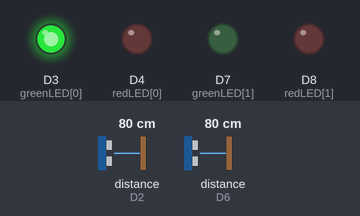
The sketch below on a simulated ESP8266 (NodeMCU). Parts: output pins drawn as LEDs (lit = HIGH). Wiring (inferred from the names in the program): 2 × ultrasonic range finder: trigger D1, echo D2 / trigger D5, echo D6. The inputs (shaded band) are chosen by the test bench; at power-on: distance to the obstacle (sensors on D2, D6) 80 cm. The echo pulse lasts 58.3 µs per cm; WiFi joins after 1.5 s; servers stay silent unless stated; pins used as bus, display or sensor lines are not drawn; what the sketch prints to the serial monitor is not drawn.

Above: at 3.0 s.
3.1 s: distance to the obstacle (sensor on D2) set to 13 cm
10.2 s: distance to the obstacle (sensor on D2) set to 10 cm
At 15.6 s:
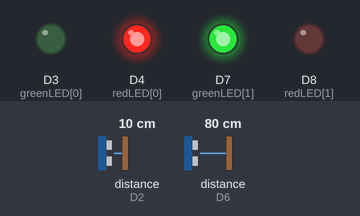
17.3 s: distance to the obstacle (sensor on D6) set to 13 cm
24.4 s: distance to the obstacle (sensor on D6) set to 10 cm
At 30.9 s:
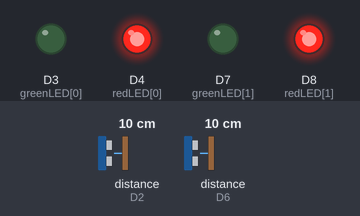
31.6 s: distance to the obstacle (sensor on D2) set to 18 cm
At 34.0 s:
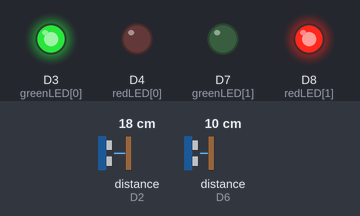
38.7 s: distance to the obstacle (sensor on D2) set to 2 cm
At 40.0 s:
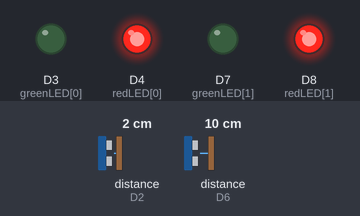
Timing chart, 0 to 41.7 s (numbered marks = the images above; inputs shaded):
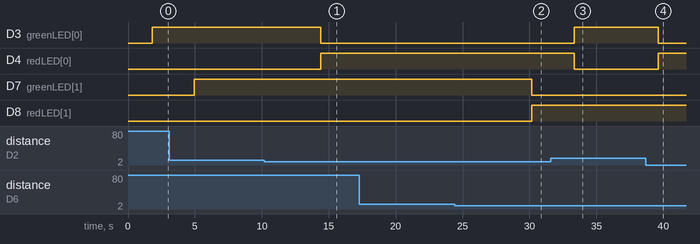

The sketch:

Nodemcu_with_sensors.ino
```cpp
#include <ESP8266WiFi.h>                                                // esp8266 library
#include <FirebaseArduino.h>
#define SENSORS 2
// defines pins numbers
const int trigPin[SENSORS] = {D1,D5};
const int echoPin[SENSORS] = {D2,D6};
const int greenLED[SENSORS] = {D3,D7};
const int redLED[SENSORS] = {D4,D8};
String sensor[] = {"sensor0","sensor1"};
int sensor_status;
String sensor_number;
int i;
int duration,distance;                                           // firebase library

#define FIREBASE_HOST "nodemcutry-788b4.firebaseio.com"                         // the project name address from firebase id
#define FIREBASE_AUTH "GWTZY7vNJoqpkpglNhJ3NQ8mLkfoY8ULDR7gAEwC"                    // the secret key generated from firebase
#define WIFI_SSID "Sanj"                                          // input your home or public wifi name
#define WIFI_PASSWORD "12345678" //password of wifi ssid


void setup() {

for(i=0;i<SENSORS;i++){
  pinMode(trigPin[i], OUTPUT); // Sets the trigPin as an Output
  pinMode(echoPin[i], INPUT); // Sets the echoPin as an Input
 }

for(i=0;i<SENSORS;i++){
  pinMode(greenLED[i], OUTPUT);
  pinMode(redLED[i], OUTPUT);
 }


  // Initialize Serial port
  Serial.begin(115200);
  while (!Serial) continue;
  WiFi.begin(WIFI_SSID, WIFI_PASSWORD);                                      //try to connect with wifi
  Serial.print("Connecting to ");
  Serial.print(WIFI_SSID);
  while (WiFi.status() != WL_CONNECTED) {
    Serial.print(".");
    delay(500);
    }
  Serial.println("");
  Serial.print("Connected to ");
  Serial.println(WIFI_SSID);
  Serial.print("IP Address is : ");
  Serial.println(WiFi.localIP());                                                      //print local IP address
  Firebase.begin(FIREBASE_HOST, FIREBASE_AUTH);
 // Firebase.setString("sensor1/status", "0");
 for(i=0;i<SENSORS;i++){
    sensor_number = "sensors/" + sensor[i]+"/status" ;
  // Serial.println(sensor_number);
   Firebase.setString(sensor_number, "0");
  }
}

void loop() {

for(i=0;i<SENSORS;i++){
    // Clears the trigPin
digitalWrite(trigPin[i], LOW);
delayMicroseconds(2);
// Sets the trigPin on HIGH state for 10 micro seconds
digitalWrite(trigPin[i], HIGH);
delayMicroseconds(10);
digitalWrite(trigPin[i], LOW);
// Reads the echoPin, returns the sound wave travel time in microseconds
duration = pulseIn(echoPin[i], HIGH);
// Calculating the distance
distance= duration*0.034/2;
// Prints the distance on the Serial Monitor THIS LINE SHOULD BE COMMENTED FOR IT TO WORK!!!
Serial.print("Distance: ");
Serial.println(distance);
sensor_number = "sensors/" + sensor[i] + "/status" ;
if (distance <= 10 )
{
  digitalWrite(greenLED[i], LOW);

  digitalWrite(redLED[i], HIGH);
  delay(3000);
  sensor_status=1;
  Serial.println(sensor_number);
  Serial.println(sensor_status);
  Firebase.setString(sensor_number, "1");
}
else
{
  digitalWrite(redLED[i], LOW);
  // delay(3000);
  digitalWrite(greenLED[i], HIGH);
  delay(3000);
  sensor_status=0;
  Serial.println(sensor_number);
  Serial.println(sensor_status);
  Firebase.setString(sensor_number, "0");
}
 Serial.println("");
}
Serial.println("");
 Serial.println("---------------------xxxxx--------------------");
 Serial.println("");
}
```

Measured:
- the behaviour switches between 12 and 11 cm on distance to the obstacle (sensor on D2) (found by bisection; images 0 and 1)
- the behaviour switches between 12 and 11 cm on distance to the obstacle (sensor on D6) (found by bisection; images 1 and 2)
- after the input at 10.2 s, D3 (greenLED[0]): HIGH → LOW after 4.2 s; D4 (redLED[0]): LOW → HIGH after 4.2 s
- after the input at 17.3 s, every drawn part: stays the same
- after the input at 24.4 s, D7 (greenLED[1]): HIGH → LOW after 5.8 s; D8 (redLED[1]): LOW → HIGH after 5.8 s
- after the input at 31.6 s, D3 (greenLED[0]): LOW → HIGH after 1.7 s; D4 (redLED[0]): HIGH → LOW after 1.7 s
- after the input at 38.7 s, D3 (greenLED[0]): HIGH → LOW after 0.93 s; D4 (redLED[0]): LOW → HIGH after 0.93 s
